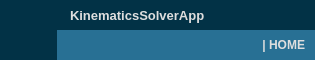
     <widget class="QFrame" name="frame_top">
      <property name="maximumSize">
       <size>
        <width>16777215</width>
        <height>60</height>
       </size>
      </property>
      <property name="styleSheet">
       <string notr="true">background-color: rgb(212, 212, 206);</string>
      </property>
      <property name="frameShape">
       <enum>QFrame::NoFrame</enum>
      </property>
      <property name="frameShadow">
       <enum>QFrame::Raised</enum>
      </property>
      <layout class="QHBoxLayout" name="horizontalLayout">
       <property name="spacing">
        <number>0</number>
       </property>
       <property name="leftMargin">
        <number>0</number>
       </property>
       <property name="topMargin">
        <number>0</number>
       </property>
       <property name="rightMargin">
        <number>0</number>
       </property>
       <property name="bottomMargin">
        <number>0</number>
       </property>
       <item>
        <widget class="QFrame" name="frame_top_lista">
         <property name="minimumSize">
          <size>
           <width>0</width>
           <height>0</height>
          </size>
         </property>
         <property name="maximumSize">
          <size>
           <width>70</width>
           <height>60</height>
          </size>
         </property>
         <property name="styleSheet">
          <string notr="true"/>
         </property>
         <property name="frameShape">
          <enum>QFrame::NoFrame</enum>
         </property>
         <property name="frameShadow">
          <enum>QFrame::Raised</enum>
         </property>
         <layout class="QVBoxLayout" name="verticalLayout_2">
          <property name="spacing">
           <number>0</number>
          </property>
          <property name="leftMargin">
           <number>0</number>
          </property>
          <property name="topMargin">
           <number>0</number>
          </property>
          <property name="rightMargin">
           <number>0</number>
          </property>
          <property name="bottomMargin">
           <number>0</number>
          </property>
          <item>
           <widget class="QPushButton" name="btn_lista">
            <property name="sizePolicy">
             <sizepolicy hsizetype="Expanding" vsizetype="Expanding">
              <horstretch>0</horstretch>
              <verstretch>0</verstretch>
             </sizepolicy>
            </property>
            <property name="minimumSize">
             <size>
              <width>0</width>
              <height>0</height>
             </size>
            </property>
            <property name="styleSheet">
             <string notr="true">QPushButton {
	
	background-image: url(:/24x24/24x24/icons8-activity-feed-50.png);
	background-position: left center;
	background-repeat: no-reperat;
	border: none;
	border-left: 25px solid rgb(2, 50, 70);
	background-color: rgb(2, 50, 70);

}
QPushButton:hover {
	background-color: rgb(40, 112, 148);
	border-left: 25px solid rgb(40, 112, 148);
}
QPushButton:pressed {	
	background-color: rgb(85, 170, 255);
	border-left: 25px solid rgb(85, 170, 255);
}
</string>
            </property>
            <property name="text">
             <string/>
            </property>
           </widget>
          </item>
         </layout>
        </widget>
       </item>
       <item>
        <widget class="QFrame" name="frame_top_right">
         <property name="styleSheet">
          <string notr="true">background-color: rgb(40, 112, 148);</string>
         </property>
         <property name="frameShape">
          <enum>QFrame::NoFrame</enum>
         </property>
         <property name="frameShadow">
          <enum>QFrame::Raised</enum>
         </property>
         <layout class="QVBoxLayout" name="verticalLayout_8">
          <property name="spacing">
           <number>0</number>
          </property>
          <property name="leftMargin">
           <number>0</number>
          </property>
          <property name="topMargin">
           <number>0</number>
          </property>
          <property name="rightMargin">
           <number>0</number>
          </property>
          <property name="bottomMargin">
           <number>0</number>
          </property>
          <item>
           <widget class="QFrame" name="frame_top_right2">
            <property name="minimumSize">
             <size>
              <width>0</width>
              <height>30</height>
             </size>
            </property>
            <property name="maximumSize">
             <size>
              <width>16777215</width>
              <height>30</height>
             </size>
            </property>
            <property name="styleSheet">
             <string notr="true">background-color: rgb(2, 50, 70);</string>
            </property>
            <property name="frameShape">
             <enum>QFrame::NoFrame</enum>
            </property>
            <property name="frameShadow">
             <enum>QFrame::Raised</enum>
            </property>
            <layout class="QHBoxLayout" name="horizontalLayout_4">
             <property name="spacing">
              <number>0</number>
             </property>
             <property name="leftMargin">
              <number>0</number>
             </property>
             <property name="topMargin">
              <number>0</number>
             </property>
             <property name="rightMargin">
              <number>0</number>
             </property>
             <property name="bottomMargin">
              <number>0</number>
             </property>
             <item>
              <widget class="QFrame" name="frame_name">
               <property name="styleSheet">
                <string notr="true"/>
               </property>
               <property name="frameShape">
                <enum>QFrame::NoFrame</enum>
               </property>
               <property name="frameShadow">
                <enum>QFrame::Raised</enum>
               </property>
               <layout class="QHBoxLayout" name="horizontalLayout_10">
                <property name="spacing">
                 <number>0</number>
                </property>
                <property name="leftMargin">
                 <number>5</number>
                </property>
                <property name="topMargin">
                 <number>0</number>
                </property>
                <property name="rightMargin">
                 <number>10</number>
                </property>
                <property name="bottomMargin">
                 <number>0</number>
                </property>
                <item>
                 <widget class="QFrame" name="frame_name_logo">
                  <property name="maximumSize">
                   <size>
                    <width>30</width>
                    <height>30</height>
                   </size>
                  </property>
                  <property name="styleSheet">
                   <string notr="true">background: transparent;
background-image: url(:/24x24/24x24/icons8-robot-50.png);
background-position: center;
background-repeat: no-repeat;</string>
                  </property>
                  <property name="frameShape">
                   <enum>QFrame::NoFrame</enum>
                  </property>
                  <property name="frameShadow">
                   <enum>QFrame::Raised</enum>
                  </property>
                 </widget>
                </item>
                <item>
                 <widget class="QLabel" name="label_name">
                  <property name="font">
                   <font>
                    <family>Segoe UI</family>
                    <pointsize>10</pointsize>
                    <weight>75</weight>
                    <bold>true</bold>
                   </font>
                  </property>
                  <property name="styleSheet">
                   <string notr="true">background: transparent;
color: rgb(222, 222, 222);
margin-left: 5px;</string>
                  </property>
                  <property name="text">
                   <string>KinematicsSolverApp</string>
                  </property>
                 </widget>
                </item>
               </layout>
              </widget>
             </item>
             <item>
              <widget class="QFrame" name="frame_btn">
               <property name="maximumSize">
                <size>
                 <width>120</width>
                 <height>16777215</height>
                </size>
               </property>
               <property name="frameShape">
                <enum>QFrame::NoFrame</enum>
               </property>
               <property name="frameShadow">
                <enum>QFrame::Raised</enum>
               </property>
               <layout class="QHBoxLayout" name="horizontalLayout_5">
                <property name="spacing">
                 <number>0</number>
                </property>
                <property name="leftMargin">
                 <number>0</number>
                </property>
                <property name="topMargin">
                 <number>0</number>
                </property>
                <property name="rightMargin">
                 <number>0</number>
                </property>
                <property name="bottomMargin">
                 <number>0</number>
                </property>
                <item>
                 <widget class="QPushButton" name="btn_min">
                  <property name="sizePolicy">
                   <sizepolicy hsizetype="Minimum" vsizetype="Minimum">
                    <horstretch>0</horstretch>
                    <verstretch>0</verstretch>
                   </sizepolicy>
                  </property>
                  <property name="toolTip">
                   <string>Minimize</string>
                  </property>
                  <property name="styleSheet">
                   <string notr="true">QPushButton {	
	border: none;
	background-color: transparent;
}
QPushButton:hover {
	background-color: rgb(40, 112, 148);
}
QPushButton:pressed {	
	background-color: rgb(85, 170, 255);
}</string>
                  </property>
                  <property name="text">
                   <string/>
                  </property>
                  <property name="icon">
                   <iconset resource="icons/icons.qrc">
                    <normaloff>:/20x20/20x20/cil-window-minimize.png</normaloff>:/20x20/20x20/cil-window-minimize.png</iconset>
                  </property>
                  <property name="iconSize">
                   <size>
                    <width>24</width>
                    <height>24</height>
                   </size>
                  </property>
                 </widget>
                </item>
                <item>
                 <widget class="QPushButton" name="btn_max">
                  <property name="sizePolicy">
                   <sizepolicy hsizetype="Minimum" vsizetype="Minimum">
                    <horstretch>0</horstretch>
                    <verstretch>0</verstretch>
                   </sizepolicy>
                  </property>
                  <property name="toolTip">
                   <string>Maximize</string>
                  </property>
                  <property name="styleSheet">
                   <string notr="true">QPushButton {	
	border: none;
	background-color: transparent;
}
QPushButton:hover {
	background-color: rgb(40, 112, 148);
}
QPushButton:pressed {	
	background-color: rgb(85, 170, 255);
}</string>
                  </property>
                  <property name="text">
                   <string/>
                  </property>
                  <property name="icon">
                   <iconset resource="icons/icons.qrc">
                    <normaloff>:/20x20/20x20/cil-window-maximize.png</normaloff>:/20x20/20x20/cil-window-maximize.png</iconset>
                  </property>
                  <property name="iconSize">
                   <size>
                    <width>24</width>
                    <height>24</height>
                   </size>
                  </property>
                 </widget>
                </item>
                <item>
                 <widget class="QPushButton" name="btn_close">
                  <property name="sizePolicy">
                   <sizepolicy hsizetype="Minimum" vsizetype="Minimum">
                    <horstretch>0</horstretch>
                    <verstretch>0</verstretch>
                   </sizepolicy>
                  </property>
                  <property name="toolTip">
                   <string>Close</string>
                  </property>
                  <property name="styleSheet">
                   <string notr="true">QPushButton {	
	border: none;
	background-color: transparent;
}

QPushButton:hover {
	background-color: rgb(40, 112, 148);

}

QPushButton:pressed {	
	background-color: rgb(85, 170, 255);
}</string>
                  </property>
                  <property name="text">
                   <string/>
                  </property>
                  <property name="icon">
                   <iconset resource="icons/icons.qrc">
                    <normaloff>:/20x20/20x20/cil-x.png</normaloff>:/20x20/20x20/cil-x.png</iconset>
                  </property>
                  <property name="iconSize">
                   <size>
                    <width>24</width>
                    <height>24</height>
                   </size>
                  </property>
                 </widget>
                </item>
               </layout>
              </widget>
             </item>
            </layout>
           </widget>
          </item>
          <item alignment="Qt::AlignRight">
           <widget class="QFrame" name="frame_top_info">
            <property name="minimumSize">
             <size>
              <width>0</width>
              <height>30</height>
             </size>
            </property>
            <property name="maximumSize">
             <size>
              <width>16777215</width>
              <height>30</height>
             </size>
            </property>
            <property name="styleSheet">
             <string notr="true"/>
            </property>
            <property name="frameShape">
             <enum>QFrame::NoFrame</enum>
            </property>
            <property name="frameShadow">
             <enum>QFrame::Raised</enum>
            </property>
            <layout class="QHBoxLayout" name="horizontalLayout_8">
             <property name="spacing">
              <number>0</number>
             </property>
             <property name="leftMargin">
              <number>10</number>
             </property>
             <property name="topMargin">
              <number>0</number>
             </property>
             <property name="rightMargin">
              <number>10</number>
             </property>
             <property name="bottomMargin">
              <number>0</number>
             </property>
             <item>
              <widget class="QLabel" name="label_top_info_2">
               <property name="minimumSize">
                <size>
                 <width>0</width>
                 <height>0</height>
                </size>
               </property>
               <property name="maximumSize">
                <size>
                 <width>250</width>
                 <height>16777215</height>
                </size>
               </property>
               <property name="font">
                <font>
                 <family>Segoe UI</family>
                 <weight>75</weight>
                 <bold>true</bold>
                </font>
               </property>
               <property name="styleSheet">
                <string notr="true">color: rgb(222, 222, 222);</string>
               </property>
               <property name="text">
                <string>| HOME</string>
               </property>
               <property name="alignment">
                <set>Qt::AlignRight|Qt::AlignTrailing|Qt::AlignVCenter</set>
               </property>
              </widget>
             </item>
            </layout>
           </widget>
          </item>
         </layout>
        </widget>
       </item>
      </layout>
     </widget>
